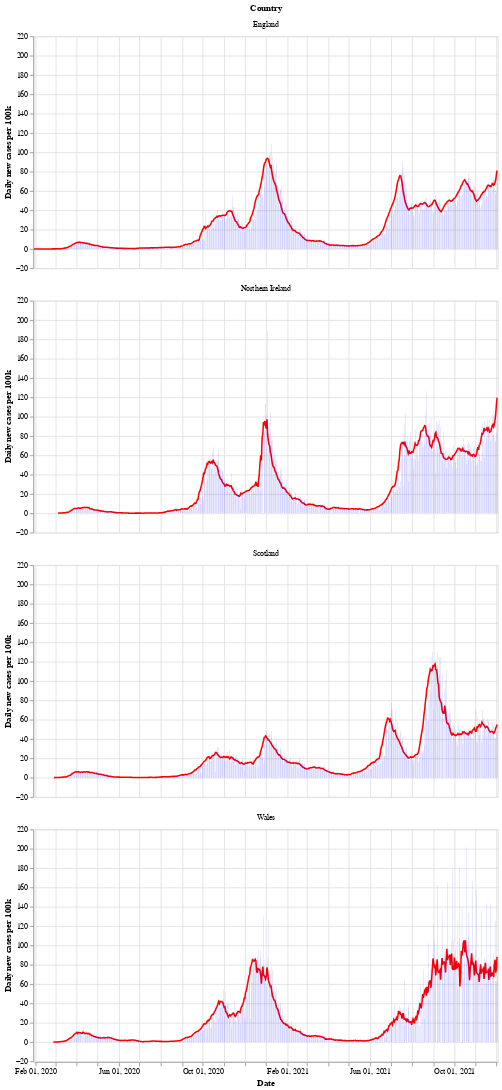

Source (notebook cell):
### Markdown cell above
Next is a bar chart of the number of new cases in each country (per 100k population), with the 7 day moving average of cases. Again we see that Wales saw a longer period of raising and falling cases compared to the other countries.

After a period of cases falling, each nation is now seeing a rise in the number of cases - especially in Wales.

### Code cell
# collapse
bars = alt.Chart(uk_cases).mark_bar().encode(
    x=alt.X("yearmonthdate(date):T", axis=alt.Axis(title='Date')),
    y=alt.Y("newCasesRate:Q", axis=alt.Axis(title='Daily new cases per 100k')),
    tooltip='newCasesRate',
    color=alt.condition(
        alt.datum.dailyChange > 0,
        alt.value("orange"),  # The positive color
        alt.value("blue")  # The negative color
    )
).properties(title='New cases per 100k population with rolling 7 day average', width=600).interactive()
line = alt.Chart(uk_cases).mark_line(
    color='red',
    size=2,
).transform_window(
    rolling_mean='mean(newCasesRate)',
    frame=[0, 7],
    groupby=['areaName']
).encode(
    x='yearmonthdate(date):T',
    y='rolling_mean:Q'
)
alt.layer(line, bars, data=uk_cases).facet(alt.Row('areaName', title='Country'), columns=1)

### Figure 1 — Vega-Lite specification as saved in the notebook (floating-point values rounded to 4 significant figures; data arrays with more than 128 entries replaced by an {"elided": "..."} marker saying what was removed)
{"config": {"view": {"continuousWidth": 400, "continuousHeight": 300}}, "data": {"name": "data-ed6c36c7ee537ebf0880f4151c30d29f"}, "facet": {"type": "nominal", "field": "areaName", "title": "Country"}, "spec": {"layer": [{"mark": {"type": "line", "color": "red", "size": 2}, "encoding": {"x": {"type": "temporal", "field": "date", "timeUnit": "yearmonthdate"}, "y": {"type": "quantitative", "field": "rolling_mean"}}, "transform": [{"window": [{"op": "mean", "field": "newCasesRate", "as": "rolling_mean"}], "frame": [0, 7], "groupby": ["areaName"]}]}, {"mark": "bar", "encoding": {"color": {"condition": {"value": "orange", "test": "(datum.dailyChange > 0)"}, "value": "blue"}, "tooltip": {"type": "quantitative", "field": "newCasesRate"}, "x": {"type": "temporal", "axis": {"title": "Date"}, "field": "date", "timeUnit": "yearmonthdate"}, "y": {"type": "quantitative", "axis": {"title": "Daily new cases per 100k"}, "field": "newCasesRate"}}, "selection": {"selector002": {"type": "interval", "bind": "scales", "encodings": ["x", "y"]}}, "title": "New cases per 100k population with rolling 7 day average", "width": 600}]}, "columns": 1, "$schema": "https://vega.github.io/schema/vega-lite/v4.8.1.json", "datasets": {"data-ed6c36c7ee537ebf0880f4151c30d29f": {"elided": "2600 records"}}}
